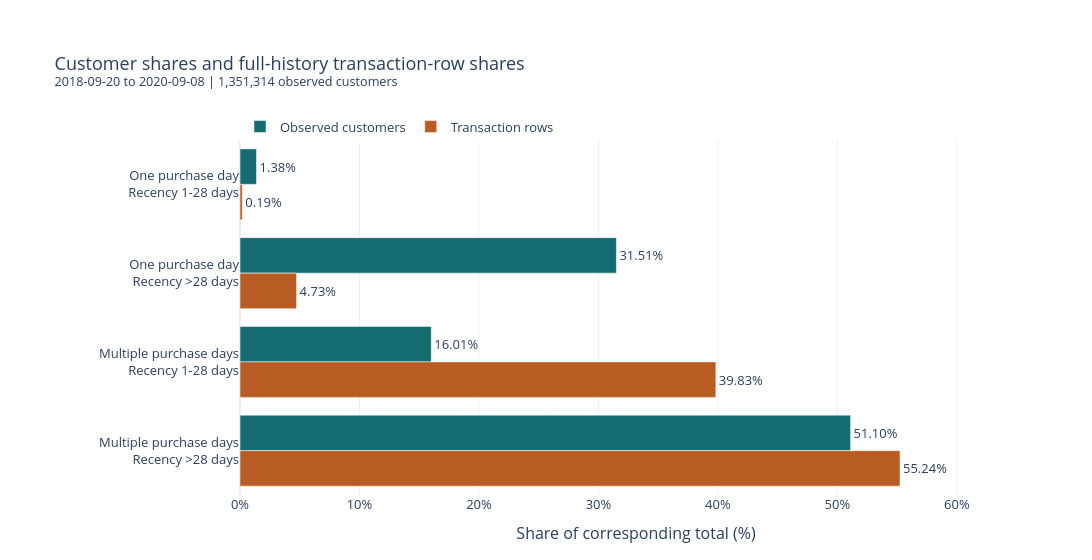

The notebook cell this image was saved under:
### Code cell
fig = px.bar(
    profile_share_data,
    x="share_pct",
    y="profile_label",
    color="measure",
    orientation="h",
    barmode="group",
    text="share_pct",
    category_orders={
        "measure": [
            "Observed customers",
            "Transaction rows",
        ],
    },
    color_discrete_map={
        "Observed customers": "#146C70",
        "Transaction rows": "#B85C24",
    },
    hover_data={
        "customers": ":,",
        "transaction_rows": ":,",
        "share_pct": ":.2f",
    },
    labels={
        "share_pct": "Share of corresponding total (%)",
        "profile_label": "Customer profile",
        "measure": "Measure",
        "customers": "Customers in group",
        "transaction_rows": "Full-history rows in group",
    },
    template="plotly_white",
    title=(
        "Customer shares and full-history transaction-row shares"
        f"<br><sup>{EDA_START.date()} to "
        f"{(EDA_END_EXCLUSIVE - pd.Timedelta(days=1)).date()}"
        f" | {observed_customers:,} observed customers</sup>"
    ),
)

fig.update_traces(
    texttemplate="%{x:.2f}%",
    textposition="outside",
    cliponaxis=False,
)

fig.update_yaxes(
    title_text=None,
    categoryorder="array",
    categoryarray=profile_order,
    autorange="reversed",
)

fig.update_xaxes(
    range=[
        0,
        float(profile_share_data["share_pct"].max()) * 1.2,
    ],
    ticksuffix="%",
)

fig.update_layout(
    width=1100,
    height=560,
    font={"size": 13},
    legend_title_text=None,
    legend={
        "orientation": "h",
        "y": 1.08,
        "x": 0,
    },
    margin={"l": 240, "r": 60, "t": 140, "b": 65},
)

fig.show(
    renderer="plotly_mimetype+png",
    config={"displaylogo": False},
)

### Figure 1 — Plotly figure (JSON) as saved in the notebook; plotly's stock layout.template omitted (floating-point values rounded to 4 significant figures)
{"data": [{"alignmentgroup": "True", "cliponaxis": false, "customdata": [[18662, 60040], [425762, 1481484], [216327, 12464258], [690563, 17286990]], "hovertemplate": "Measure=Observed customers<br>Share of corresponding total (%)=%{text:.2f}<br>Customer profile=%{y}<br>Customers in group=%{customdata[0]:,}<br>Full-history rows in group=%{customdata[1]:,}<extra></extra>", "legendgroup": "Observed customers", "marker": {"color": "#146C70", "pattern": {"shape": ""}}, "name": "Observed customers", "offsetgroup": "Observed customers", "orientation": "h", "showlegend": true, "text": [1.381, 31.51, 16.01, 51.1], "textposition": "outside", "texttemplate": "%{x:.2f}%", "type": "bar", "x": [1.381, 31.51, 16.01, 51.1], "xaxis": "x", "y": ["One purchase day<br>Recency 1-28 days", "One purchase day<br>Recency >28 days", "Multiple purchase days<br>Recency 1-28 days", "Multiple purchase days<br>Recency >28 days"], "yaxis": "y"}, {"alignmentgroup": "True", "cliponaxis": false, "customdata": [[18662, 60040], [425762, 1481484], [216327, 12464258], [690563, 17286990]], "hovertemplate": "Measure=Transaction rows<br>Share of corresponding total (%)=%{text:.2f}<br>Customer profile=%{y}<br>Customers in group=%{customdata[0]:,}<br>Full-history rows in group=%{customdata[1]:,}<extra></extra>", "legendgroup": "Transaction rows", "marker": {"color": "#B85C24", "pattern": {"shape": ""}}, "name": "Transaction rows", "offsetgroup": "Transaction rows", "orientation": "h", "showlegend": true, "text": [0.1919, 4.734, 39.83, 55.24], "textposition": "outside", "texttemplate": "%{x:.2f}%", "type": "bar", "x": [0.1919, 4.734, 39.83, 55.24], "xaxis": "x", "y": ["One purchase day<br>Recency 1-28 days", "One purchase day<br>Recency >28 days", "Multiple purchase days<br>Recency 1-28 days", "Multiple purchase days<br>Recency >28 days"], "yaxis": "y"}], "layout": {"barmode": "group", "font": {"size": 13}, "height": 560, "legend": {"orientation": "h", "title": {}, "tracegroupgap": 0, "x": 0, "y": 1.08}, "margin": {"b": 65, "l": 240, "r": 60, "t": 140}, "title": {"text": "Customer shares and full-history transaction-row shares<br><sup>2018-09-20 to 2020-09-08 | 1,351,314 observed customers</sup>"}, "width": 1100, "xaxis": {"anchor": "y", "domain": [0, 1], "range": [0, 66.29], "ticksuffix": "%", "title": {"text": "Share of corresponding total (%)"}}, "yaxis": {"anchor": "x", "autorange": "reversed", "categoryarray": ["One purchase day<br>Recency 1-28 days", "One purchase day<br>Recency >28 days", "Multiple purchase days<br>Recency 1-28 days", "Multiple purchase days<br>Recency >28 days"], "categoryorder": "array", "domain": [0, 1], "title": {}}}}
